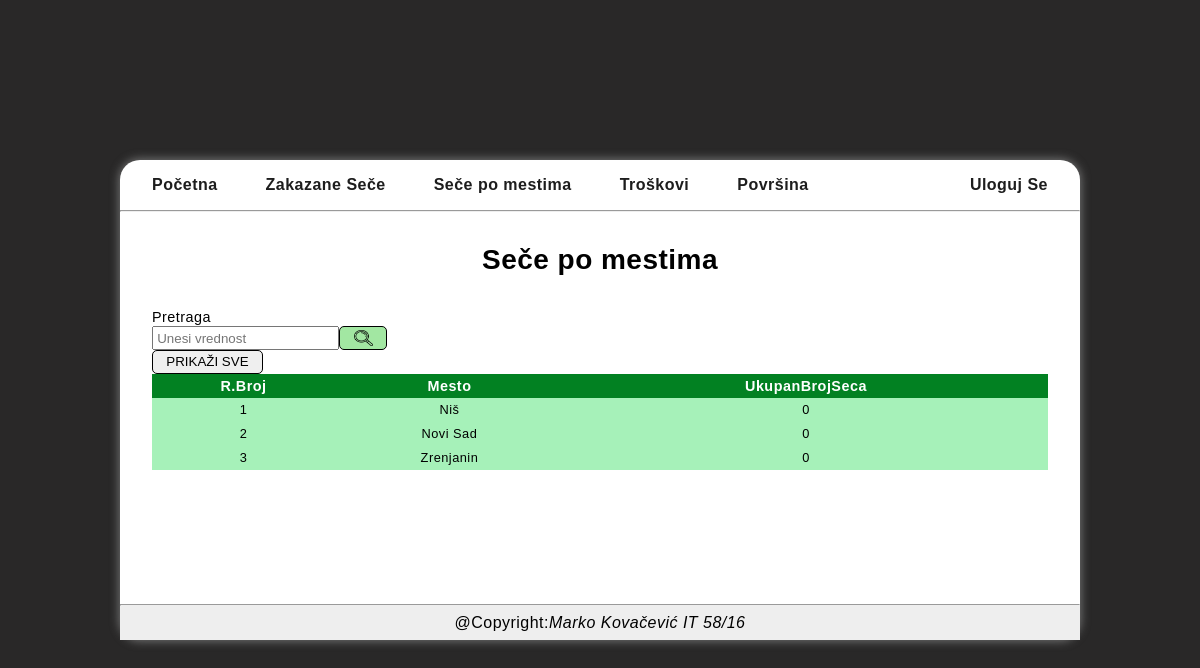
The page /FrontEnd/src/Stranice/Mesta/mesta.php on the database as committed earlier.
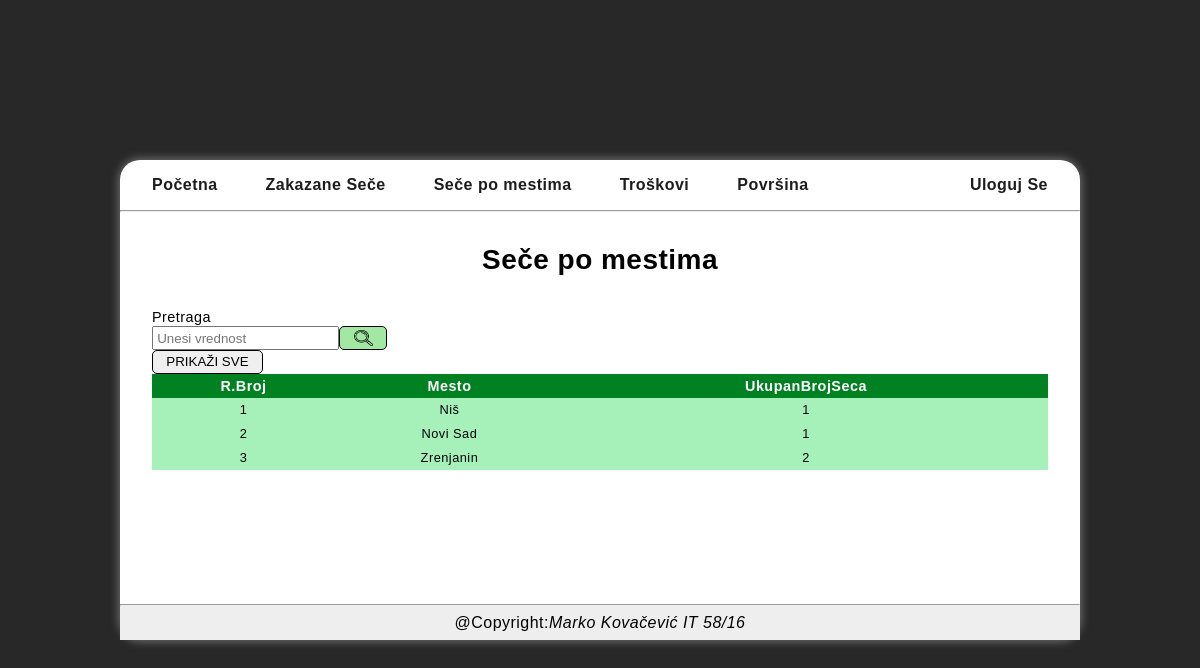
The same page on the database as committed later.
### tables this page shows
create table `MESTO`
(
    Mesto               varchar(30) not null PRIMARY KEY,
    UkupanBrojSeca      int not null
);

### BackEnd/Klase/BaznaKonekcija.php (called while the page is built, shortened)
<?php
class Konekcija{
public $KompletanNazivBazePodataka;
public $VerzijaMySQLNaredbi;
private $korisnik;
private $sifra;
private $host;
private function UcitajVerzijuMYSQLNaredbi(){
    $VerzijaPHP = phpversion();
    if($VerzijaPHP<'7.0.0'){
        $this->VerzijaMySQLNaredbi="mysql";
    }else {
        $this->VerzijaMySQLNaredbi="mysqli";
    }
}
private function UcitajParamKonekcije($PutanjaNazivFajlaXMLParametriKonekcije){
    $xml=simplexml_load_file($PutanjaNazivFajlaXMLParametriKonekcije) or die("Greska: ne postoji fajl BazniParamKonekcije.xml");
    $this->host=$xml->host;
    $this->korisnik=$xml->korisnik;
    $this->sifra=$xml->sifra;
    $this->prefiks_baze_podataka = $xml->prefiks_baze_podataka;
    $this->naziv_baze_podataka = $xml->naziv_baze_podataka;
    $this->KompletanNazivBazePodataka = $this->prefiks_baze_podataka.$this->naziv_baze_podataka;
}
public function connect(){
    if($this->VerzijaMySQLNaredbi=="mysqli"){
        $this->konekcijaDB = mysqli_connect($this->host, $this->korisnik, $this->sifra, $this->KompletanNazivBazePodataka);
    }else{
        $this->konekcijaMYSQL = mysql_connect($this->host, $this->korisnik, $this->sifra);
        $this->konekcijaDB = mysql_select_db($this->KompletanNazivBazePodataka, $this->konekcijaMYSQL);
    }
 }
}
?>

### BackEnd/Klase/BaznaTabela.php (called while the page is built, shortened)
<?php
 class Tabela{
 public $OtvorenaKonekcija;
 public $TipMYSQL;
 public $ListaZapisa;
 public function __construct($NovaOtvorenaKonekcija, $NoviNazivTabele) {
        $this->OtvorenaKonekcija = $NovaOtvorenaKonekcija;
        $this->TipMYSQL = $NovaOtvorenaKonekcija->VerzijaMySQLNaredbi;
 }
    public function UcitajSvePoUpitu($Upit)
    {
        if($this->TipMYSQL=="mysqli"){
            $this->Kolekcija = mysqli_query($this->OtvorenaKonekcija->konekcijaDB, $Upit);
            $this->BrojZapisa = mysqli_num_rows($this->Kolekcija);
        }
        else{
            $this->Kolekcija = mysql_query($Upit);
            $this->BrojZapisa = mysql_num_rows($this->Kolekcija);
        }
    }
    public function PrebaciKolekcijuUListu($Kolekcija)
    {
        $ListaZapisa = array();
        if($this->TipMYSQL=="mysqli")
        {
            while($RedZapisa = mysqli_fetch_array($Kolekcija, MYSQLI_NUM))
            {
                $this->ListaZapisa[] = $RedZapisa;
            }
        }
        else{
            while($RedZapisa = mysql_fetch_array($Kolekcija, MYSQLI_NUM))
            {
                $this->ListaZapisa[] = $RedZapisa;
            }
        }
      return $ListaZapisa;
    }
    public function DajVrednostPoRednomBrojuZapisaPoRBPolja($Kolekcija, $RBZapisa, $RBPolja)
    {
        if($this->TipMYSQL=="mysqli")
        {
            $RedZapisa = $this->ListaZapisa[$RBZapisa];
            $Vrednost = $RedZapisa [$RBPolja];
        }
        else{
            $Vrednost = mysql_result($Kolekcija, $RBZapisa, $RBPolja);
        }
      return $Vrednost;
    }
 }
?>

### BackEnd/Klase/DBMesta.php (called while the page is built, shortened)
<?php
class DBMesto extends Tabela
{
    public function DajSvaMestaFiltrirano($filterParametar){
        if(isset($filterParametar)){
            $upit="select * from `".$this->NazivBazePodataka."`.`MESTO` where `Mesto`='".$filterParametar."'";
        }else{
            $upit="select * from `".$this->NazivBazePodataka."`.`MESTO`";
        }
        $this->UcitajSvePoUpitu($upit);
    }
}
?>

### FrontEnd/src/Stranice/Mesta/mesta.php (the view, shortened to what the changed rows need)
<?php
    require $_SERVER['DOCUMENT_ROOT'] . "/SECA-SUMA/BackEnd/Klase/BaznaKonekcija.php";
    require $_SERVER['DOCUMENT_ROOT'] . "/SECA-SUMA/BackEnd/Klase/BaznaTabela.php";
    $KonekcijaObject = new Konekcija($_SERVER['DOCUMENT_ROOT'] . '/SECA-SUMA/BackEnd/Klase/BazniParamKonekcije.xml');
    $KonekcijaObject->connect();
    if($KonekcijaObject->konekcijaDB){
        require $_SERVER['DOCUMENT_ROOT'] . "/SECA-SUMA/BackEnd/Klase/DBmesta.php";
        $MestoObject = new DBmesto($KonekcijaObject,"mesto");
        if(isset($_GET['filtriraj'])){
            $filter=$_GET['filter'];
            $MestoObject->DajSvaMestaFiltrirano($filter);
        }else{
            $filter=null;
            $MestoObject->DajSvaMestaFiltrirano($filter);
        }
    }else{
        echo"Neuspesna konekcija";
    }
?>
<!DOCTYPE html>
<html lang="sr" class="html">
<head>
    <link href="/SECA-SUMA/style.css" type="text/css" rel="stylesheet">
    <link href="mesto.css" type="text/css" rel="stylesheet">
</head>
<body class="body">
    <?php require $_SERVER['DOCUMENT_ROOT'] . "/SECA-SUMA/FrontEnd/src/Delovi/Header/header.php"?>
    <section class="mesta">
    <div class="mesta__h1Wrap">
        <h1 class="mesta__h1">Seče po mestima</h1>
    </div>
    <table class="table mesta__table">
    <?php
            if ($MestoObject->BrojZapisa==0)
            {
                echo "nema zapisa!";
            }
        else
            {
               echo' <thead class="mesta__thead">';
               echo'     <tr class="mesta__headTr">';
               echo'         <th>R.Broj</th>';
               echo'         <th>Mesto</th>';
               echo'        <th>UkupanBrojSeca</th>';
               echo'     </tr>';
               echo' </thead>';
               for($RBZapisa = 0;$RBZapisa < $MestoObject->BrojZapisa;$RBZapisa++){
                $Rbroj = $RBZapisa + 1;
                $Mesto=$MestoObject->DajVrednostPoRednomBrojuZapisaPoRBPolja($MestoObject->Kolekcija, $RBZapisa,0);
                $UkupanBrojSeca=$MestoObject->DajVrednostPoRednomBrojuZapisaPoRBPolja($MestoObject->Kolekcija, $RBZapisa,1);
                echo' <tbody class="mesta__tableBody">';
                echo'<tr>';
                echo'<td>'.$Rbroj.'</td>';
                echo'<td>'.$Mesto.'</td>';
                echo'<td>'.$UkupanBrojSeca.'</td>';
                echo'</tr>';
                echo' </tbody>';
               }
            }
        ?>
    </table>
</section>
    <footer><?php require $_SERVER['DOCUMENT_ROOT'] . "/SECA-SUMA/FrontEnd/src/Delovi/Footer/footer.php"?></footer>
</body>
</html>

Rows that differ between the two databases and show on the page:
changed mesto "Niš": UkupanBrojSeca "0" → "1"
changed mesto "Novi Sad": UkupanBrojSeca "0" → "1"
changed mesto "Zrenjanin": UkupanBrojSeca "0" → "2"
